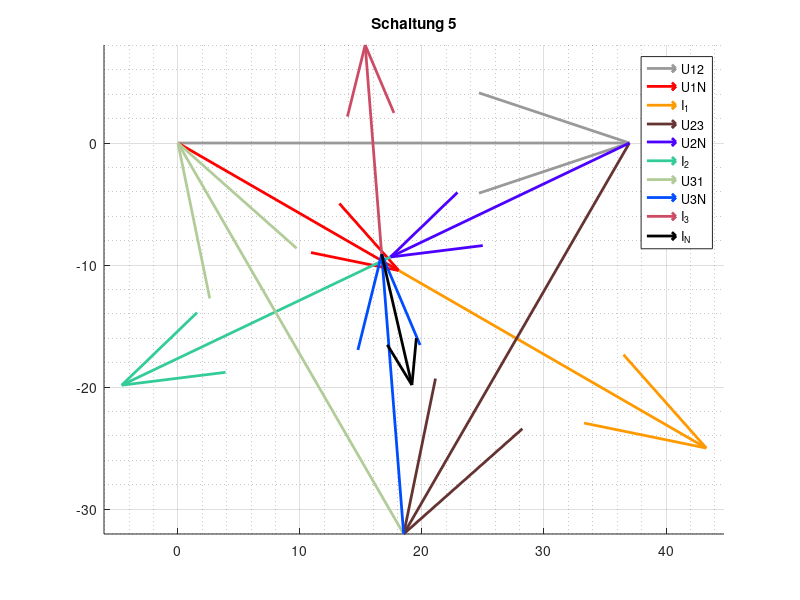

MATLAB code for this plot:
% Eine graphische Darstellung f?r die ?bungsabgabe
% f?r ES2 an der Beuth Hochschule 

% Constants
R1 = 75;        R2 = 100;       R3 = 150;       % Ohm
C = 30e-6;                                      %(Micro)Farrad
f = 50;                                         % Hz
w = 2*pi*f;                                     %

%====================
% GEMESSEN WAREN:
%UY = 40;                                        % Quellspannung in V
UY = 37;                                     %

U12 = UY * exp(j*0*pi/180);                     % Leiterspannungen
U23 = UY * exp(j*-120*pi/180);                  %
U31 = UY * exp(j*120*pi/180);                   %

%U1N = U12/(sqrt(3)*exp(j*(30*pi/180)));         % berechnet :)
%U2N = U23/(sqrt(3)*exp(j*(30*pi/180)));         %
%U3N = U31/(sqrt(3)*exp(j*(30*pi/180)));         %

U1N = 20.9*exp(j*(-30*pi/180));               % gemessen
U2N = 21.7*exp(j*(-154.5*pi/180));               %
U3N = 23*exp(j*(94.5*pi/180));

% SCHALTUNG 3

%Z_S2 = R2;          % komplexer Widerstand Schaltung 1

Z1N = R1;                     % Widerstand Strang 1, 2, 3
Z2N = R2;
Z3N = R3; 

%I_1 = U1N/Z1N,  I_2 = U2N/Z2N,  I_3 = U3N/Z3N   % Strangstr?me


I_1 = 291e-3*exp(j*(angle(U1N/Z1N))) ;
I_1b = abs (I_1)
I_2 = 244e-3*exp(j*(angle(U2N/Z2N))) ;
I_2b = abs (I_2)
I_3 = 172e-3*exp(j*(angle(U3N/Z3N))) ;
I_3b = abs (I_3)
Phi_I_N = (angle(I_1 + I_2 + I_3));              %Phasenwinkel Nullleiter   

%I_N = I_1 + I_2 + I_3;                          % Strom Nulleiter
I_N = 110e-3*exp(j*Phi_I_N); 
I_Nb = abs (I_N)

% quiver U12, U23, U31
figure('Name', 'Schaltung 5'), title ('Schaltung 5')
grid on, grid minor, axis equal
hold on
%--------------------------------------->
% 1st Leiter
refStart=0; arrow1 = U12;
quiver(real(refStart),imag(refStart),real(arrow1),imag(arrow1), 'Color', [0.6 0.6 0.6] ,'DisplayName','U12', 'LineWidth', 2);

%Strangspannung U1N
Strang1 = U1N;
quiver(real(refStart),imag(refStart),real(Strang1),imag(Strang1), 'Color', [1 0 0] ,'DisplayName','U1N', 'LineWidth', 2);

%Strangstrom I_1
Strom1 = I_1*100;
quiver(real(refStart+Strang1),imag(refStart+Strang1),real(Strom1),imag(Strom1), 'Color', [1 0.6 0] ,'DisplayName','I_1', 'LineWidth', 2);

%--------------------------------------->
% 2nd Leiter
refStart=refStart+arrow1; arrow2 = U23;
quiver(real(refStart),imag(refStart),real(arrow2),imag(arrow2),'Color', [0.4 0.2 0.2] ,'DisplayName','U23', 'LineWidth', 2);

%Strangspannung U2N
Strang2 = U2N;
quiver(real(refStart),imag(refStart),real(Strang2),imag(Strang2), 'Color', [0.3 0 1] ,'DisplayName','U2N', 'LineWidth', 2);

%Strangstrom I_2
Strom2 = I_2*100;
quiver(real(refStart+Strang2),imag(refStart+Strang2),real(Strom2),imag(Strom2),'Color', [0.2 0.8 0.6] ,'DisplayName','I_2', 'LineWidth', 2);

%--------------------------------------->
% 3rd Leiter
refStart=refStart+arrow2; 
arrow3 = U31;
quiver(real(refStart),imag(refStart),real(arrow3),imag(arrow3),'Color', [0.7 0.8 0.6] ,'DisplayName','U31', 'LineWidth', 2);

%Strangspannung U3N
Strang3 = U3N;
quiver(real(refStart),imag(refStart),real(Strang3),imag(Strang3), 'Color', [0 0.3 1] ,'DisplayName','U3N', 'LineWidth', 2);

%Strangstrom I_3
Strom3 = I_3*100;
quiver(real(refStart+Strang3),imag(refStart+Strang3),real(Strom3),imag(Strom3), 'Color', [0.8 0.3 0.4] ,'DisplayName','I_3', 'LineWidth', 2);

%--------------------------------------->
% Nullleiter
Strom4 = I_N*100;
quiver(real(refStart+Strang3),imag(refStart+Strang3),real(Strom4),imag(Strom4), 'k' ,'DisplayName','I_N', 'LineWidth', 2);

% switch off the Quivergroup Property AutoScale for all arrows
hAutoScale=findobj('-property','AutoScale');
set(hAutoScale,'AutoScale','off')

legend show

hold off

%-----------------------------------------------------------------------------------------------------
